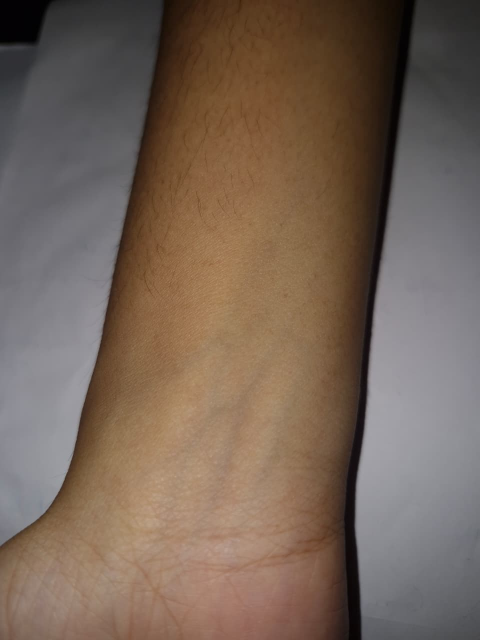
#> input picture handtest.jpeg, 960 x 1280 px, given in place of the camera (shown at 1/2 size)
$ python ir.py
#> lines starting #> are read from the running program, lines starting #| are printed output that depends on the picture
import cv2
import sys

# Initialize the Logitech C270 (Try 0 if 1 doesn't work)
cap = cv2.VideoCapture(1, cv2.CAP_DSHOW)

# Set resolution
cap.set(cv2.CAP_PROP_FRAME_WIDTH, 1280)
cap.set(cv2.CAP_PROP_FRAME_HEIGHT, 720)

if not cap.isOpened():
    print("Error: Could not open webcam.")
    sys.exit()

# Create CLAHE object once outside the loop for efficiency
clahe = cv2.createCLAHE(clipLimit=5.0, tileGridSize=(8, 8))

print("Press 'q' to quit. Press 's' to save a screenshot.")

while True:
    # Capture frame-by-frame
    ret, frame = cap.read()
#> frame is the input picture: shape (1280, 960, 3); mean B, G, R 87.2, 100.1, 117.8

    if not ret:
        print("Failed to grab frame")
        break

    # 1. Grayscale
    gray = cv2.cvtColor(frame, cv2.COLOR_BGR2GRAY)
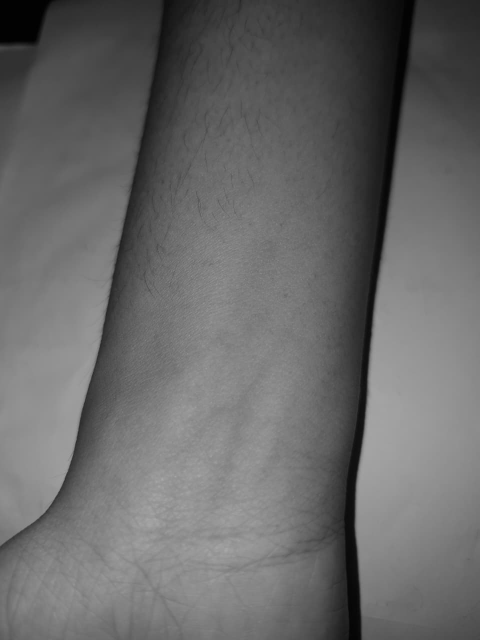
#> gray: shape (1280, 960) (shown at 1/2 size); min 0, max 170, mean 103.9

    # 2. Increase Contrast (Normalization)
    norm = cv2.normalize(gray, None, 0, 255, cv2.NORM_MINMAX)
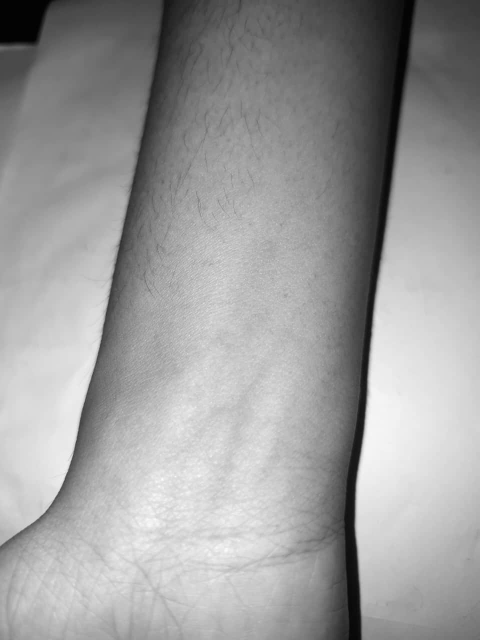
#> norm: shape (1280, 960) (shown at 1/2 size); min 0, max 255, mean 155.9

    # 3. CLAHE
    enhanced = clahe.apply(norm)
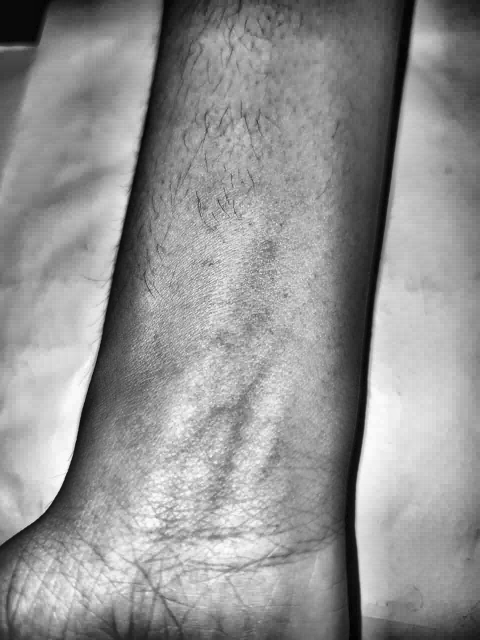
#> enhanced: shape (1280, 960) (shown at 1/2 size); min 0, max 255, mean 146.7

    # 4. Bilateral Filter (Smooths skin noise, keeps vein edges sharp)
    filtered = cv2.bilateralFilter(enhanced, 9, 75, 75)

    # 5. Unsharp Mask to sharpen the vein "tubes"
    # Formula: result = original * 1.5 - blurred * 0.5
    gaussian_3 = cv2.GaussianBlur(filtered, (0, 0), 2.0)
    unsharp = cv2.addWeighted(filtered, 1.5, gaussian_3, -0.5, 0)

    # Display the results
    cv2.imshow('Raw IR Feed', gray)
    cv2.imshow('Advanced Vein Enhancement', unsharp)

    # Keyboard controls
    key = cv2.waitKey(1) & 0xFF
#> (key q is pressed here)
    if key == ord('q'):
        sys.exit()
#> (the program exits here)

$ run again, on newtest.jpeg
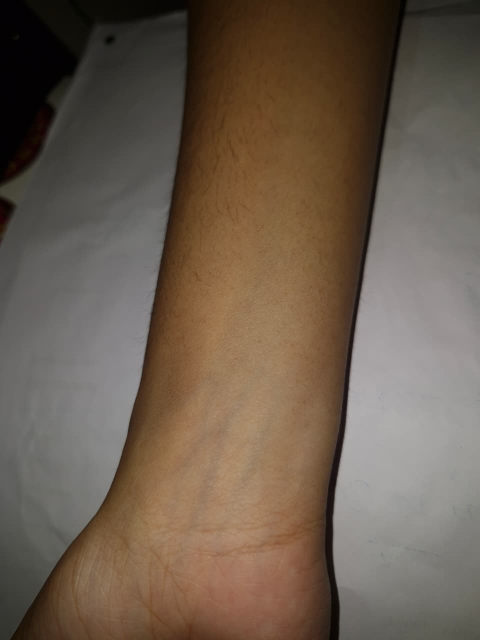
#> input picture newtest.jpeg, 960 x 1280 px, given in place of the camera (shown at 1/2 size)
#> frame is the input picture: shape (1280, 960, 3); mean B, G, R 78.3, 92.5, 107.4
#> `norm = cv2.normalize(gray, None, 0, 255, cv2.NORM_MINMAX)`:
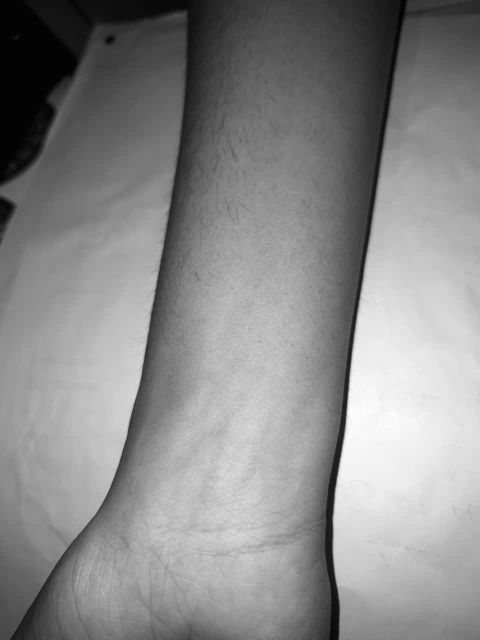
#> norm: shape (1280, 960) (shown at 1/2 size); min 0, max 255, mean 137.4
#> `enhanced = clahe.apply(norm)`:
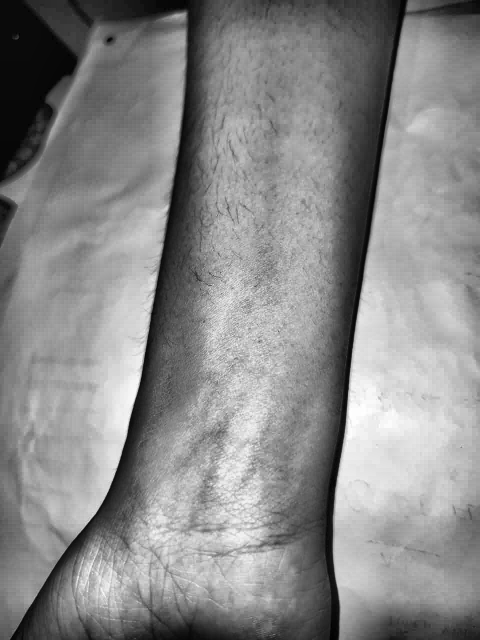
#> enhanced: shape (1280, 960) (shown at 1/2 size); min 0, max 255, mean 137
